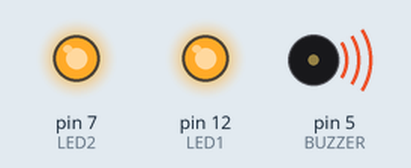
This sketch was run on a simulated Arduino Uno, built with avr-gcc and run on an emulated ATmega328P. Parts: output pins drawn as LEDs (lit = HIGH), buzzer (waves = sounding).

Above: at 0.16 s.
At 0.6 s:
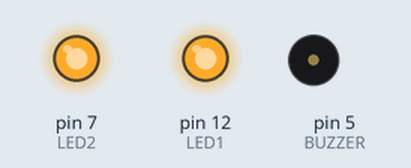
At 1.5 s:
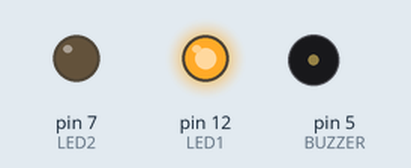
Timing chart, 0 to 3.0 s (numbered marks = the images above):
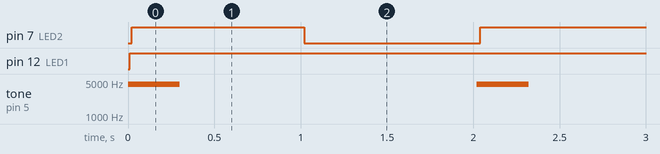

The sketch:

SS9_PIEZO_ALARM.ino
```cpp
//////////////////////////////////////////////////////////////////////////////////////////
/*
   Pair with Processing piezo sketch, to control piezo with Processing interface.
   For more info on piezos, see:
   https://create.arduino.cc/projecthub/SURYATEJA/use-a-buzzer-module-piezo-speaker-using-arduino-uno-89df45
   and
   https://learn.sparkfun.com/tutorials/sik-experiment-guide-for-arduino---v32/experiment-11-using-a-piezo-buzzer
   For tone(): https://www.arduino.cc/reference/en/language/functions/advanced-io/tone/
*/
//////////////////////////////////////////////////////////////////////////////////////////

/*
 THIS IS CODE PROVIDED BY THE PROFESSOR
 I WILL ADD MY TOUCH TO IT
 I WANTED TO USED A SERVO MOTOR AT FIRST BUT DECIED TO SIMPLIFY IT TO A PIEZO INSTEAD
 */

 /*
  THIS IS THE FINAL SHORT STUDY
  */

const int LED1 = 12;
const int LED2 = 7;


const int BUZZER = 5; //buzzer to arduino pin 5
int val = 0; //tracks incoming value from Serial port
int frequency=0; //tracks value to send to piezo


void setup() {
  pinMode(BUZZER, OUTPUT);
  pinMode(LED1, OUTPUT);
  pinMode(LED2, OUTPUT);
  Serial.begin (9600); //start serial communication at 9600 baud
}

void loop() {
  if (Serial.available()) { // If data is available to read
    val = Serial.read(); // read it and store it in val
    delay (5);
  }
    frequency = map (val, 2500, 255, 4500, 4500);
    tone (BUZZER, frequency, 300);  // send frequency at 10 millis duration
    delay (10);

    if (BUZZER == HIGH) {
      digitalWrite(LED1,LOW);
    }

     digitalWrite(LED1,HIGH);
     delay(10);

    digitalWrite(LED2, HIGH);
    delay(1000);


    digitalWrite(LED2, LOW);
    delay(1000);
}
```

Measured:
- by itself, pin 7 (LED2): alternates HIGH for 1.0 s and LOW for 1.0 s
- by itself, pin 12 (LED1): LOW → HIGH at 0.01 s
- by itself, tone on pin 5 (BUZZER): alternates 4500 Hz for 0.30 s and silent for 1.7 s
